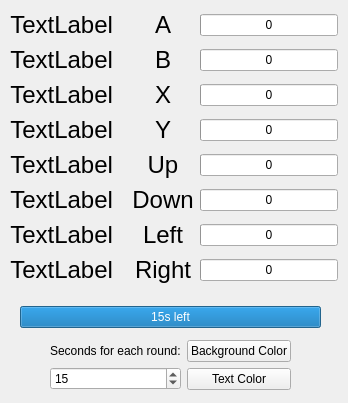
<?xml version="1.0" encoding="UTF-8"?>
<ui version="4.0">
 <class>showvotes</class>
 <widget class="QWidget" name="showvotes">
  <property name="geometry">
   <rect>
    <x>0</x>
    <y>0</y>
    <width>348</width>
    <height>403</height>
   </rect>
  </property>
  <property name="windowTitle">
   <string>Votes</string>
  </property>
  <widget class="QWidget" name="horizontalLayoutWidget">
   <property name="geometry">
    <rect>
     <x>10</x>
     <y>10</y>
     <width>328</width>
     <height>281</height>
    </rect>
   </property>
   <layout class="QHBoxLayout" name="horizontalLayout">
    <item>
     <layout class="QGridLayout" name="gridLayout">
      <item row="4" column="1">
       <widget class="QLabel" name="label_20">
        <property name="text">
         <string/>
        </property>
        <property name="pixmap">
         <pixmap resource="Icons.qrc">:/icons/Switch-Button-Left.png</pixmap>
        </property>
       </widget>
      </item>
      <item row="2" column="0">
       <widget class="QLabel" name="labelB">
        <property name="font">
         <font>
          <pointsize>18</pointsize>
          <weight>50</weight>
          <bold>false</bold>
         </font>
        </property>
        <property name="text">
         <string>TextLabel</string>
        </property>
        <property name="alignment">
         <set>Qt::AlignRight|Qt::AlignTrailing|Qt::AlignVCenter</set>
        </property>
       </widget>
      </item>
      <item row="7" column="1">
       <widget class="QLabel" name="label_22">
        <property name="text">
         <string/>
        </property>
        <property name="pixmap">
         <pixmap resource="Icons.qrc">:/icons/Switch-Control-Left.png</pixmap>
        </property>
       </widget>
      </item>
      <item row="1" column="3">
       <widget class="QProgressBar" name="votesA">
        <property name="maximum">
         <number>1</number>
        </property>
        <property name="value">
         <number>0</number>
        </property>
        <property name="format">
         <string>%v</string>
        </property>
       </widget>
      </item>
      <item row="4" column="0">
       <widget class="QLabel" name="labelY">
        <property name="font">
         <font>
          <pointsize>18</pointsize>
          <weight>50</weight>
          <bold>false</bold>
         </font>
        </property>
        <property name="text">
         <string>TextLabel</string>
        </property>
        <property name="alignment">
         <set>Qt::AlignRight|Qt::AlignTrailing|Qt::AlignVCenter</set>
        </property>
       </widget>
      </item>
      <item row="4" column="3">
       <widget class="QProgressBar" name="votesY">
        <property name="maximum">
         <number>1</number>
        </property>
        <property name="value">
         <number>0</number>
        </property>
        <property name="format">
         <string>%v</string>
        </property>
       </widget>
      </item>
      <item row="5" column="0">
       <widget class="QLabel" name="labelUp">
        <property name="font">
         <font>
          <pointsize>18</pointsize>
          <weight>50</weight>
          <bold>false</bold>
         </font>
        </property>
        <property name="text">
         <string>TextLabel</string>
        </property>
        <property name="alignment">
         <set>Qt::AlignRight|Qt::AlignTrailing|Qt::AlignVCenter</set>
        </property>
       </widget>
      </item>
      <item row="1" column="0">
       <widget class="QLabel" name="labelA">
        <property name="font">
         <font>
          <pointsize>18</pointsize>
          <weight>50</weight>
          <bold>false</bold>
         </font>
        </property>
        <property name="text">
         <string>TextLabel</string>
        </property>
        <property name="alignment">
         <set>Qt::AlignRight|Qt::AlignTrailing|Qt::AlignVCenter</set>
        </property>
       </widget>
      </item>
      <item row="7" column="0">
       <widget class="QLabel" name="labelLeft">
        <property name="font">
         <font>
          <pointsize>18</pointsize>
          <weight>50</weight>
          <bold>false</bold>
         </font>
        </property>
        <property name="text">
         <string>TextLabel</string>
        </property>
        <property name="alignment">
         <set>Qt::AlignRight|Qt::AlignTrailing|Qt::AlignVCenter</set>
        </property>
       </widget>
      </item>
      <item row="3" column="0">
       <widget class="QLabel" name="labelX">
        <property name="font">
         <font>
          <pointsize>18</pointsize>
          <weight>50</weight>
          <bold>false</bold>
         </font>
        </property>
        <property name="text">
         <string>TextLabel</string>
        </property>
        <property name="alignment">
         <set>Qt::AlignRight|Qt::AlignTrailing|Qt::AlignVCenter</set>
        </property>
       </widget>
      </item>
      <item row="8" column="2">
       <widget class="QLabel" name="label_7">
        <property name="font">
         <font>
          <pointsize>18</pointsize>
          <weight>50</weight>
          <bold>false</bold>
         </font>
        </property>
        <property name="text">
         <string>Right</string>
        </property>
        <property name="alignment">
         <set>Qt::AlignCenter</set>
        </property>
       </widget>
      </item>
      <item row="2" column="3">
       <widget class="QProgressBar" name="votesB">
        <property name="maximum">
         <number>1</number>
        </property>
        <property name="value">
         <number>0</number>
        </property>
        <property name="format">
         <string>%v</string>
        </property>
       </widget>
      </item>
      <item row="3" column="1">
       <widget class="QLabel" name="label_19">
        <property name="text">
         <string/>
        </property>
        <property name="pixmap">
         <pixmap resource="Icons.qrc">:/icons/Switch-Button-Top.png</pixmap>
        </property>
       </widget>
      </item>
      <item row="4" column="2">
       <widget class="QLabel" name="label_3">
        <property name="font">
         <font>
          <pointsize>18</pointsize>
          <weight>50</weight>
          <bold>false</bold>
         </font>
        </property>
        <property name="text">
         <string>Y</string>
        </property>
        <property name="alignment">
         <set>Qt::AlignCenter</set>
        </property>
       </widget>
      </item>
      <item row="5" column="1">
       <widget class="QLabel" name="label_23">
        <property name="text">
         <string/>
        </property>
        <property name="pixmap">
         <pixmap resource="Icons.qrc">:/icons/Switch-Control-Up.png</pixmap>
        </property>
       </widget>
      </item>
      <item row="6" column="3">
       <widget class="QProgressBar" name="votesDown">
        <property name="maximum">
         <number>1</number>
        </property>
        <property name="value">
         <number>0</number>
        </property>
        <property name="format">
         <string>%v</string>
        </property>
       </widget>
      </item>
      <item row="6" column="1">
       <widget class="QLabel" name="label_21">
        <property name="text">
         <string/>
        </property>
        <property name="pixmap">
         <pixmap resource="Icons.qrc">:/icons/Switch-Control-Down.png</pixmap>
        </property>
       </widget>
      </item>
      <item row="2" column="2">
       <widget class="QLabel" name="label">
        <property name="font">
         <font>
          <pointsize>18</pointsize>
          <weight>50</weight>
          <bold>false</bold>
         </font>
        </property>
        <property name="text">
         <string>B</string>
        </property>
        <property name="alignment">
         <set>Qt::AlignCenter</set>
        </property>
       </widget>
      </item>
      <item row="1" column="2">
       <widget class="QLabel" name="label_8">
        <property name="font">
         <font>
          <pointsize>18</pointsize>
          <weight>50</weight>
          <bold>false</bold>
         </font>
        </property>
        <property name="text">
         <string>A</string>
        </property>
        <property name="alignment">
         <set>Qt::AlignCenter</set>
        </property>
       </widget>
      </item>
      <item row="6" column="0">
       <widget class="QLabel" name="labelDown">
        <property name="font">
         <font>
          <pointsize>18</pointsize>
          <weight>50</weight>
          <bold>false</bold>
         </font>
        </property>
        <property name="text">
         <string>TextLabel</string>
        </property>
        <property name="alignment">
         <set>Qt::AlignRight|Qt::AlignTrailing|Qt::AlignVCenter</set>
        </property>
       </widget>
      </item>
      <item row="7" column="2">
       <widget class="QLabel" name="label_6">
        <property name="font">
         <font>
          <pointsize>18</pointsize>
          <weight>50</weight>
          <bold>false</bold>
         </font>
        </property>
        <property name="text">
         <string>Left</string>
        </property>
        <property name="alignment">
         <set>Qt::AlignCenter</set>
        </property>
       </widget>
      </item>
      <item row="8" column="0">
       <widget class="QLabel" name="labelRight">
        <property name="font">
         <font>
          <pointsize>18</pointsize>
          <weight>50</weight>
          <bold>false</bold>
         </font>
        </property>
        <property name="text">
         <string>TextLabel</string>
        </property>
        <property name="alignment">
         <set>Qt::AlignRight|Qt::AlignTrailing|Qt::AlignVCenter</set>
        </property>
       </widget>
      </item>
      <item row="8" column="3">
       <widget class="QProgressBar" name="votesRight">
        <property name="maximum">
         <number>1</number>
        </property>
        <property name="value">
         <number>0</number>
        </property>
        <property name="invertedAppearance">
         <bool>false</bool>
        </property>
        <property name="format">
         <string>%v</string>
        </property>
       </widget>
      </item>
      <item row="2" column="1">
       <widget class="QLabel" name="label_18">
        <property name="text">
         <string/>
        </property>
        <property name="pixmap">
         <pixmap resource="Icons.qrc">:/icons/Switch-Button-Bottom.png</pixmap>
        </property>
       </widget>
      </item>
      <item row="7" column="3">
       <widget class="QProgressBar" name="votesLeft">
        <property name="maximum">
         <number>1</number>
        </property>
        <property name="value">
         <number>0</number>
        </property>
        <property name="format">
         <string>%v</string>
        </property>
       </widget>
      </item>
      <item row="8" column="1">
       <widget class="QLabel" name="label_24">
        <property name="text">
         <string/>
        </property>
        <property name="pixmap">
         <pixmap resource="Icons.qrc">:/icons/Switch-Control-Right.png</pixmap>
        </property>
       </widget>
      </item>
      <item row="6" column="2">
       <widget class="QLabel" name="label_5">
        <property name="font">
         <font>
          <pointsize>18</pointsize>
          <weight>50</weight>
          <bold>false</bold>
         </font>
        </property>
        <property name="text">
         <string>Down</string>
        </property>
        <property name="alignment">
         <set>Qt::AlignCenter</set>
        </property>
       </widget>
      </item>
      <item row="3" column="3">
       <widget class="QProgressBar" name="votesX">
        <property name="maximum">
         <number>1</number>
        </property>
        <property name="value">
         <number>0</number>
        </property>
        <property name="format">
         <string>%v</string>
        </property>
       </widget>
      </item>
      <item row="1" column="1">
       <widget class="QLabel" name="label_17">
        <property name="text">
         <string/>
        </property>
        <property name="pixmap">
         <pixmap resource="Icons.qrc">:/icons/Switch-Button-Right.png</pixmap>
        </property>
       </widget>
      </item>
      <item row="3" column="2">
       <widget class="QLabel" name="label_2">
        <property name="font">
         <font>
          <pointsize>18</pointsize>
          <weight>50</weight>
          <bold>false</bold>
         </font>
        </property>
        <property name="text">
         <string>X</string>
        </property>
        <property name="alignment">
         <set>Qt::AlignCenter</set>
        </property>
       </widget>
      </item>
      <item row="5" column="2">
       <widget class="QLabel" name="label_4">
        <property name="font">
         <font>
          <pointsize>18</pointsize>
          <weight>50</weight>
          <bold>false</bold>
         </font>
        </property>
        <property name="text">
         <string>Up</string>
        </property>
        <property name="alignment">
         <set>Qt::AlignCenter</set>
        </property>
       </widget>
      </item>
      <item row="5" column="3">
       <widget class="QProgressBar" name="votesUp">
        <property name="maximum">
         <number>1</number>
        </property>
        <property name="value">
         <number>0</number>
        </property>
        <property name="format">
         <string>%v</string>
        </property>
       </widget>
      </item>
     </layout>
    </item>
   </layout>
  </widget>
  <widget class="QWidget" name="verticalLayoutWidget_2">
   <property name="geometry">
    <rect>
     <x>20</x>
     <y>300</y>
     <width>301</width>
     <height>96</height>
    </rect>
   </property>
   <layout class="QVBoxLayout" name="verticalLayout_3">
    <item>
     <widget class="QProgressBar" name="timerBar">
      <property name="maximum">
       <number>15</number>
      </property>
      <property name="value">
       <number>15</number>
      </property>
      <property name="format">
       <string>%vs left</string>
      </property>
     </widget>
    </item>
    <item>
     <layout class="QHBoxLayout" name="horizontalLayout_2">
      <item>
       <spacer name="horizontalSpacer">
        <property name="orientation">
         <enum>Qt::Horizontal</enum>
        </property>
        <property name="sizeHint" stdset="0">
         <size>
          <width>40</width>
          <height>20</height>
         </size>
        </property>
       </spacer>
      </item>
      <item>
       <layout class="QVBoxLayout" name="verticalLayout">
        <item>
         <widget class="QLabel" name="label_25">
          <property name="text">
           <string>Seconds for each round:</string>
          </property>
         </widget>
        </item>
        <item>
         <widget class="QSpinBox" name="spinBox">
          <property name="minimum">
           <number>3</number>
          </property>
          <property name="value">
           <number>15</number>
          </property>
         </widget>
        </item>
       </layout>
      </item>
      <item>
       <layout class="QVBoxLayout" name="verticalLayout_4">
        <item>
         <widget class="QPushButton" name="buttonBGColor">
          <property name="text">
           <string>Background Color</string>
          </property>
         </widget>
        </item>
        <item>
         <widget class="QPushButton" name="buttonTextColor">
          <property name="text">
           <string>Text Color</string>
          </property>
         </widget>
        </item>
       </layout>
      </item>
      <item>
       <spacer name="horizontalSpacer_2">
        <property name="orientation">
         <enum>Qt::Horizontal</enum>
        </property>
        <property name="sizeHint" stdset="0">
         <size>
          <width>40</width>
          <height>20</height>
         </size>
        </property>
       </spacer>
      </item>
     </layout>
    </item>
   </layout>
  </widget>
 </widget>
 <resources>
  <include location="Icons.qrc"/>
 </resources>
 <connections/>
</ui>
